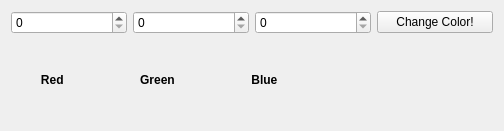
<?xml version="1.0" encoding="UTF-8"?>
<ui version="4.0">
 <class>LED_RBG_GUI</class>
 <widget class="QWidget" name="LED_RBG_GUI">
  <property name="geometry">
   <rect>
    <x>0</x>
    <y>0</y>
    <width>504</width>
    <height>131</height>
   </rect>
  </property>
  <property name="windowTitle">
   <string>Form</string>
  </property>
  <layout class="QGridLayout" name="gridLayout">
   <item row="1" column="0">
    <layout class="QHBoxLayout" name="horizontalLayout">
     <item>
      <widget class="QSpinBox" name="Red_value">
       <property name="maximum">
        <number>255</number>
       </property>
      </widget>
     </item>
     <item>
      <widget class="QSpinBox" name="Green_value">
       <property name="maximum">
        <number>255</number>
       </property>
      </widget>
     </item>
     <item>
      <widget class="QSpinBox" name="Blue_value">
       <property name="maximum">
        <number>255</number>
       </property>
      </widget>
     </item>
     <item>
      <widget class="QPushButton" name="pushButton">
       <property name="text">
        <string>Change Color!</string>
       </property>
      </widget>
     </item>
    </layout>
   </item>
   <item row="2" column="0">
    <widget class="QLabel" name="label">
     <property name="font">
      <font>
       <family>Nirmala UI</family>
       <weight>75</weight>
       <bold>true</bold>
      </font>
     </property>
     <property name="text">
      <string>         Red                       Green                       Blue</string>
     </property>
    </widget>
   </item>
  </layout>
 </widget>
 <resources/>
 <connections/>
</ui>
